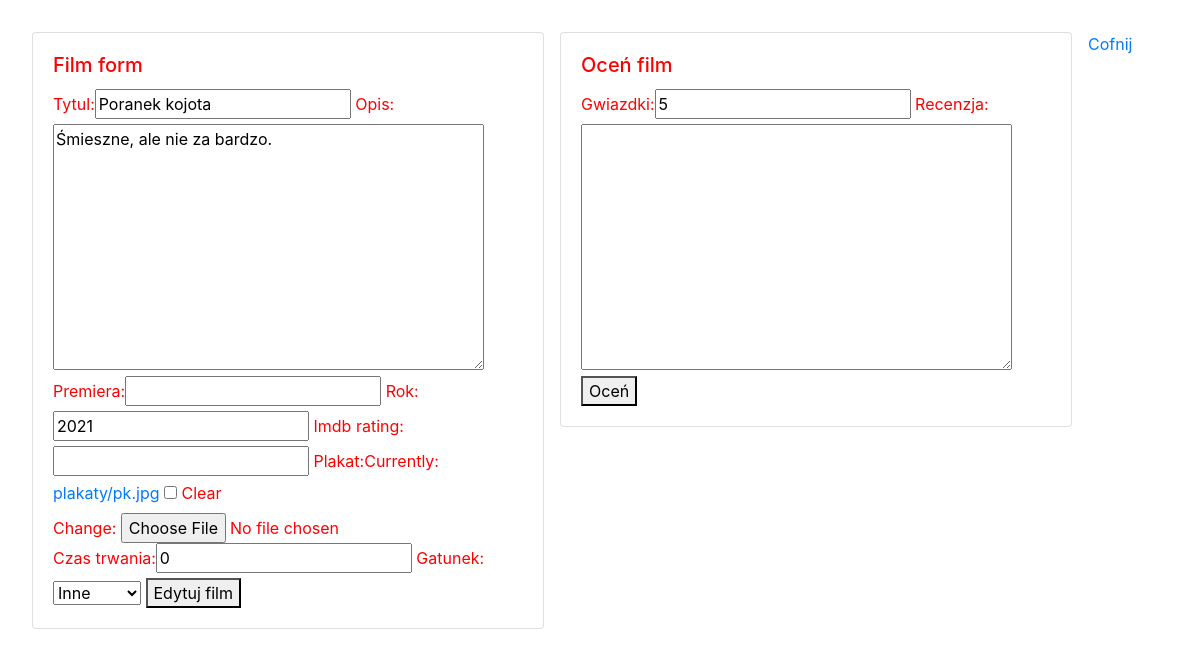
The page /filmy/edytuj/3 (signed in) on the database its author committed.
### filmyweb/models.py (models this page shows, shortened)
class Film(models.Model):
    tytul = models.CharField(max_length=64, blank=False, unique=True) # Krótki tekst
    rok = models.PositiveSmallIntegerField(default=2000)
    opis = models.TextField(default="") # Długi tekst
    premiera = models.DateField(null=True, blank=True)
    imdb_rating = models.DecimalField(max_digits=4, decimal_places=2, null=True, blank=True)
    plakat = models.ImageField(upload_to="plakaty", null=True, blank=True)
    dodatkowe = models.OneToOneField(DodatkoweInfo, on_delete=models.CASCADE, null=True, blank=True)

### filmyweb/views.py (the view)
# urls.py: path('edytuj/<int:id>', edytuj_film, name="edytuj_film"),
@login_required
def edytuj_film(request, id):
    film = get_object_or_404(Film, pk=id)
    oceny = Ocena.objects.filter(film=film.id)
    try:
        dodatkowe = DodatkoweInfo.objects.get(film=film.id)
    except DodatkoweInfo.DoesNotExist:
        dodatkowe = None
    form = FilmForm(request.POST or None, request.FILES or None, instance=film)
    form_dodatkowe = DodatkoweInfoForm(request.POST or None, instance=dodatkowe)
    form_ocena = OcenaForm(request.POST or None)
    if request.method == 'POST':
        if 'gwiazdki' in request.POST:
            ocena = form_ocena.save(commit=False)
            ocena.film = film
            ocena.save()
    if all([form.is_valid(), form_dodatkowe.is_valid()]):
        film = form.save(commit=False)
        dodatkowe = form_dodatkowe.save()
        film.dodatkowe = dodatkowe
        film.save()
        return redirect(wszystkie_filmy)
    return render(request, 'film_form.html', {'form':form,'form_dodatkowe':form_dodatkowe,'oceny':oceny,'form_ocena':form_ocena, 'nowy':False})

### filmyweb/forms.py
class FilmForm(ModelForm):
    class Meta:
        model = Film
        fields = ['tytul', 'opis', 'premiera', 'rok', 'imdb_rating', 'plakat']

class DodatkoweInfoForm(ModelForm):
    class Meta:
        model = DodatkoweInfo
        fields = ['czas_trwania', 'gatunek']

### filmyweb/templates/film_form.html (shortened to what this page needs)
{% extends 'glowny.html' %}
{% load bootstrap %}
{% block strona %}
<div class="card" style="width: 32rem; float: left; margin-right: 1rem">
  <div class="card-body">
    <h5 class="card-title">Film form</h5>
    <form method="post" enctype="multipart/form-data">
    {{ form|bootstrap }}
    {{ form_dodatkowe|bootstrap }}
        {% if nowy %}
        <button type="submit">Dodaj film</button>
        {% else %}
        <button type="submit">Edytuj film</button>
        {% endif %}
</form>
  </div>
</div>
<div class="card" style="width: 32rem; float: left; margin-right: 1rem">
  <div class="card-body">
    <h5 class="card-title">Oceń film</h5>
    <form method="post" enctype="multipart/form-data">
    {{ form_ocena|bootstrap }}
        <button type="submit">Oceń</button>
    </form>
  </div>
</div>
<a href="{% url 'wszystkie_filmy' %}">Cofnij</a>
{% endblock %}

### filmyweb/static/nowszy.css (style rules this page uses)
body { padding: 2rem; color: red; }

### filmyweb/static/final.css (style rules this page uses)
body { padding: 2rem; color: red; }

### rows shown on the page
Film: tytul "Poranek kojota", opis "Śmieszne, ale nie za bardzo.", rok "2021"
